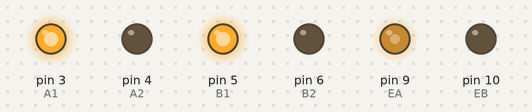
The sketch below on a simulated Arduino Uno, built with avr-gcc and run on an emulated ATmega328P. Parts: output pins drawn as LEDs (lit = HIGH).

Above: at 0.05 s.
At 5.05 s:
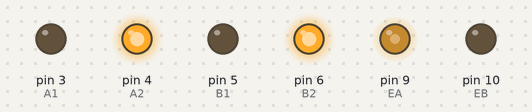
At 10.1 s:
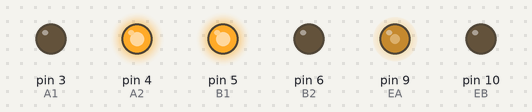
At 15.15 s:
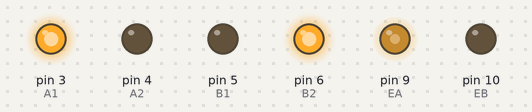
At 20.2 s:
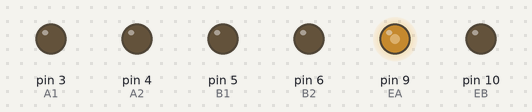
Timing chart, 0 to 28.8 s (numbered marks = the images above):
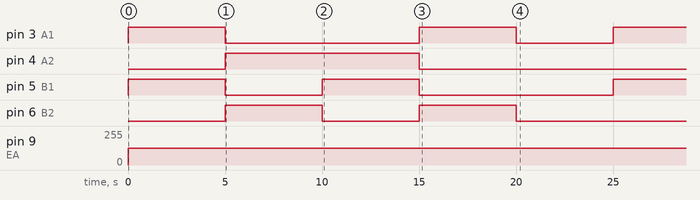

Measured:
- by itself, pin 3 (A1): repeats every 25.0 s: LOW 10.0 s, HIGH 5.0 s, LOW 5.0 s, HIGH 5.0 s
- by itself, pin 4 (A2): alternates HIGH for 10.0 s and LOW for 15.0 s
- by itself, pin 5 (B1), pin 6 (B2): repeats every 25.0 s: LOW 5.0 s, HIGH 5.0 s, LOW 10.0 s, HIGH 5.0 s
- by itself, pin 9 (EA): 0/255 → 127/255 at 0.00 s

The sketch:

uno_motor_driver.ino
```cpp
#define A1 3
#define A2 4
#define B1 5
#define B2 6
#define EA 9
#define EB 10


void setup() {
  pinMode(A1, OUTPUT);
  pinMode(A2, OUTPUT);
  pinMode(B1, OUTPUT);
  pinMode(B2, OUTPUT);
  pinMode(EA,OUTPUT);
  pinMode(EB,OUTPUT);
}
void forward()
{
  digitalWrite(A1, HIGH);
  digitalWrite(A2, LOW);
  digitalWrite(B1, HIGH);
  digitalWrite(B2, LOW);

}
void backward()
{ digitalWrite(A1, LOW);
  digitalWrite(A2, HIGH);
  digitalWrite(B1, LOW);
  digitalWrite(B2, HIGH);

}
void turnright()
{ digitalWrite(A1, LOW);
  digitalWrite(A2, HIGH);
  digitalWrite(B1, HIGH);
  digitalWrite(B2, LOW);
}
void turnleft()
{ digitalWrite(A1, HIGH);
  digitalWrite(A2, LOW);
  digitalWrite(B1, LOW);
  digitalWrite(B2, HIGH);

}
void halt()
{ digitalWrite(A1, LOW);
  digitalWrite(A2, LOW);
  digitalWrite(B1, LOW);
  digitalWrite(B2, LOW);

}

void loop() {
  analogWrite(EA,127);
  analogWrite(EA,127);

forward();
delay(5000);
backward();
delay(5000);
turnright();
delay(5000);
turnleft();
delay(5000);
halt();
delay(5000);
}
```
